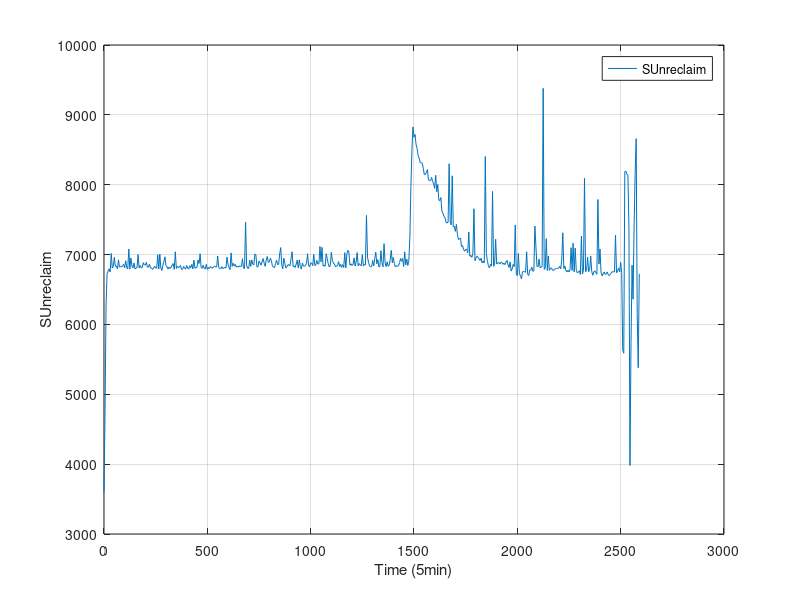

Source code (MATLAB):
#! /usr/bin/octave -qf
fig = figure;
data = dlmread("finput.txt"," ");
size(data);
set(fig, "visible", "off");
time = data(:,1);
MemTotal = data(:,2);
MemFree = data(:,3);
Buffers = data(:,4);
Cached = data(:,5);
SwapCached = data(:,6);
Active = data(:,7);
Inactive = data(:,8);
SwapTotal = data(:,9);
SwapFree = data(:,10);
Dirty = data(:,11);
Writeback = data(:,12);
AnonPages = data(:,13);
Mapped = data(:,14);
Slab = data(:,15);
SReclaimable = data(:,16);
SUnreclaim = data(:,17);
PageTables = data(:,18);
NFS_Unstable = data(:,19);
Bounce = data(:,20);
WritebackTmp = data(:,21);
CommitLimit = data(:,22);
Committed_AS = data(:,23);
VmallocTotal = data(:,24);
VmallocUsed = data(:,25);
VmallocChunk = data(:,26);

plot(time,SUnreclaim,";SUnreclaim;"), grid

xlabel("Time (5min)");
ylabel("SUnreclaim");
print("SUnreclaim.png", "-dpng");


